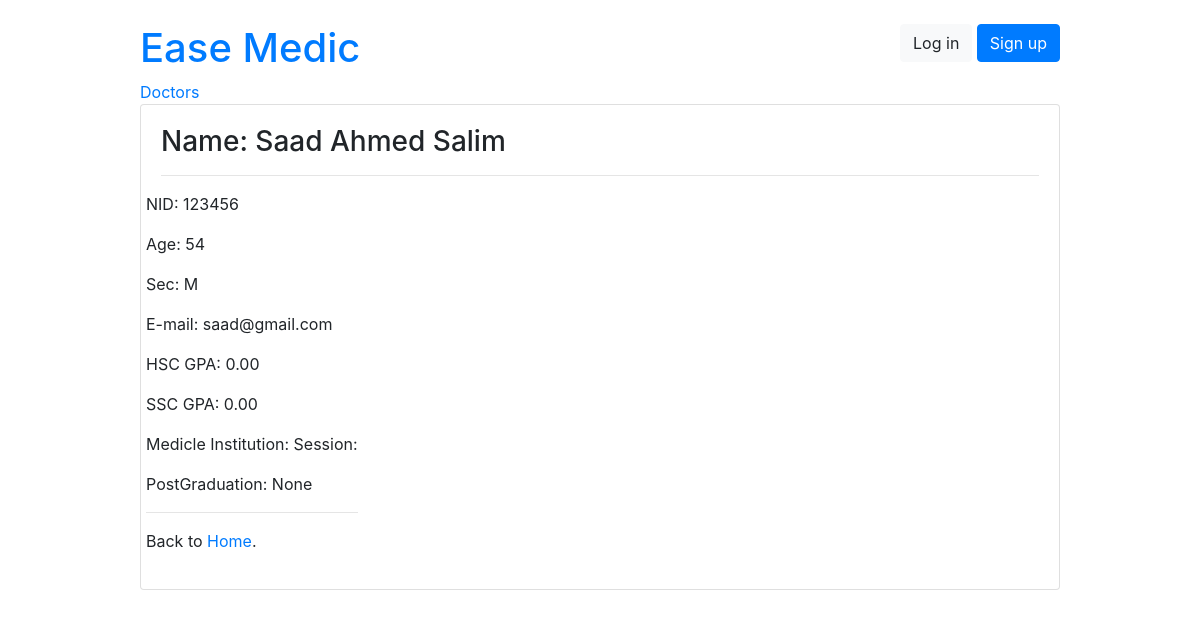
/users/doctor/3/, run on the app's committed database.
### users/models.py (models this page shows, shortened)
class Doctor(models.Model):
    user = models.OneToOneField(User, on_delete=models.CASCADE, primary_key=True)
    SSC_GPA = models.DecimalField(decimal_places=2, max_digits=5, default=0.0)
    HSC_GPA = models.DecimalField(decimal_places=2, max_digits=5, default=0.0)
    BMDC_RegNo = models.CharField(max_length=100, blank=False, null=False)
    MBBS_Session = models.CharField(max_length=100, blank=False, null=False)
    MBBS_Inst = models.CharField(max_length=100, blank=False, null=False)
    PostGrad_details = models.CharField(max_length=255, blank=True, null=True)

class User(AbstractUser):
    is_doctor = models.BooleanField(default=False)
    is_patient = models.BooleanField(default=False)
    NID = models.CharField(max_length=50, blank=False, null=False)
    email = models.CharField(max_length=100)
    age = models.PositiveIntegerField(null=True, blank=True)
    GENDER_CHOICES = (
        ('M', 'Male'),
        ('F', 'Female'),
    )
    gender = models.CharField(max_length=1, choices=GENDER_CHOICES)

### users/views.py (the view)
# urls.py: path('doctor/<pk>/', DoctorDetailView.as_view(), name='doctor_detail'),
class DoctorDetailView(DetailView):
    model = Doctor
    template_name = 'users/doctor_detail.html'

### templates/users/doctor_detail.html
{% extends 'base.html' %}
{% block content %}
<div class='row'>
  <div class='col-12'>
    <h3>Name: {{object.user.first_name}} {{object.user.last_name}}</h3>
      <hr/>
    </div>
  <div class='row'>
    <div class='col-12'>
      <p>NID: {{object.user.NID}}</p>
      <p>Age: {{object.user.age}}</p>
      <p>Sec: {{object.user.gender}}</p>
      <p>E-mail: {{object.user.email}}</p>
      <p>HSC GPA: {{object.HSC_GPA}}</p>
      <p>SSC GPA: {{object.SSC_GPA}}</p>
      <p>Medicle Institution: {{object.MBBS_Inst}} Session:{{MBBS_Session}}</p>
      <p>PostGraduation: {{object.PostGrad_details}}</p>
      <hr/>
      <p> Back to <a href="{% url 'home' %}">Home</a>.</p>
    </div>
  </div>
{% endblock content %}

### data on the page
Doctor: user.first_name "Saad Ahmed", user.last_name "Salim", user.NID "123456", user.age "54", user.gender "M", user.email "saad@gmail.com", HSC_GPA "0.00", SSC_GPA "0.00", PostGrad_details "None"
